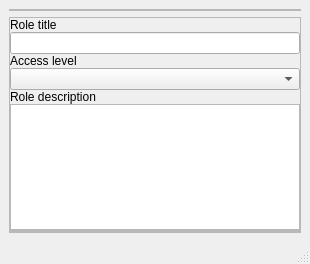
<?xml version="1.0" encoding="UTF-8"?>
<ui version="4.0">
 <class>AddRoleWindow</class>
 <widget class="QMainWindow" name="AddRoleWindow">
  <property name="geometry">
   <rect>
    <x>0</x>
    <y>0</y>
    <width>310</width>
    <height>264</height>
   </rect>
  </property>
  <property name="windowTitle">
   <string>Adding role</string>
  </property>
  <widget class="QWidget" name="centralwidget">
   <layout class="QVBoxLayout" name="verticalLayout_4">
    <item>
     <widget class="QFrame" name="frame_3">
      <property name="frameShape">
       <enum>QFrame::StyledPanel</enum>
      </property>
      <property name="frameShadow">
       <enum>QFrame::Raised</enum>
      </property>
      <layout class="QVBoxLayout" name="verticalLayout_3">
       <property name="spacing">
        <number>0</number>
       </property>
       <property name="leftMargin">
        <number>0</number>
       </property>
       <property name="topMargin">
        <number>0</number>
       </property>
       <property name="rightMargin">
        <number>0</number>
       </property>
       <property name="bottomMargin">
        <number>0</number>
       </property>
      </layout>
     </widget>
    </item>
    <item>
     <widget class="QFrame" name="frame">
      <property name="frameShape">
       <enum>QFrame::StyledPanel</enum>
      </property>
      <property name="frameShadow">
       <enum>QFrame::Raised</enum>
      </property>
      <layout class="QVBoxLayout" name="verticalLayout">
       <property name="spacing">
        <number>0</number>
       </property>
       <property name="leftMargin">
        <number>0</number>
       </property>
       <property name="topMargin">
        <number>0</number>
       </property>
       <property name="rightMargin">
        <number>0</number>
       </property>
       <property name="bottomMargin">
        <number>0</number>
       </property>
       <item>
        <widget class="QLabel" name="rtitle_lbl">
         <property name="text">
          <string>Role title</string>
         </property>
        </widget>
       </item>
       <item>
        <widget class="QLineEdit" name="rtitle_leddit"/>
       </item>
       <item>
        <widget class="QLabel" name="setAccess_lbl">
         <property name="text">
          <string>Access level</string>
         </property>
        </widget>
       </item>
       <item>
        <widget class="QComboBox" name="setAccess_cbox"/>
       </item>
       <item>
        <widget class="QLabel" name="rdesc_lbl">
         <property name="text">
          <string>Role description</string>
         </property>
        </widget>
       </item>
       <item>
        <widget class="QTextEdit" name="rdesc_lbl_2"/>
       </item>
       <item>
        <widget class="QFrame" name="frame_2">
         <property name="frameShape">
          <enum>QFrame::StyledPanel</enum>
         </property>
         <property name="frameShadow">
          <enum>QFrame::Raised</enum>
         </property>
         <layout class="QVBoxLayout" name="verticalLayout_2">
          <property name="spacing">
           <number>0</number>
          </property>
          <property name="leftMargin">
           <number>0</number>
          </property>
          <property name="topMargin">
           <number>0</number>
          </property>
          <property name="rightMargin">
           <number>0</number>
          </property>
          <property name="bottomMargin">
           <number>0</number>
          </property>
         </layout>
        </widget>
       </item>
      </layout>
     </widget>
    </item>
   </layout>
  </widget>
  <widget class="QMenuBar" name="menubar">
   <property name="geometry">
    <rect>
     <x>0</x>
     <y>0</y>
     <width>310</width>
     <height>22</height>
    </rect>
   </property>
  </widget>
  <widget class="QStatusBar" name="statusbar"/>
 </widget>
 <resources/>
 <connections/>
</ui>
